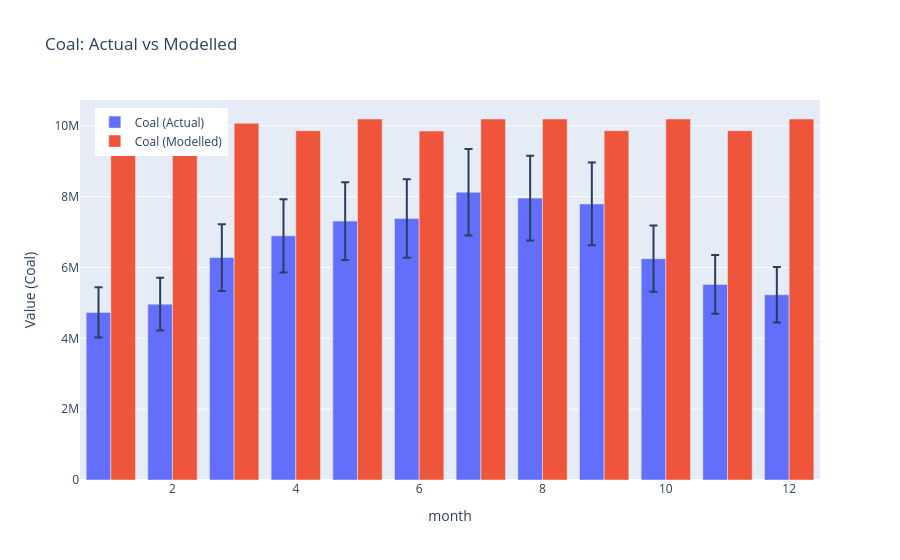
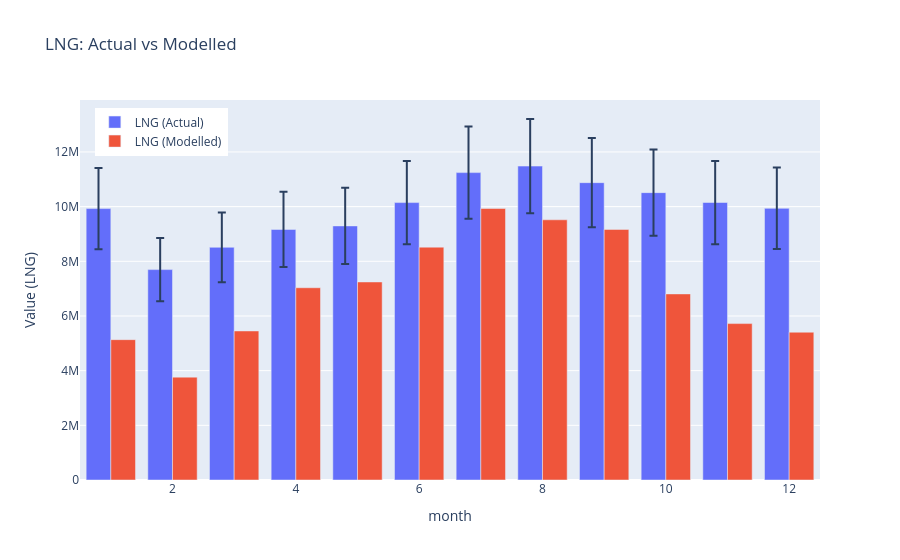

The cell these charts' notebook holds for them, in order:
### Code cell
# List all of your tech names (the prefixes common to _actual and _pypsa cols)
techs = ['Coal', 'LNG', 'Oil', 'Nuclear','Hydro', 'Solar', 'Wind', 'Geothermal', 'Biomass']  # ← adjust to your actual tech list

# Prepare a dict to hold the resulting figures
figs = {}

for tech in techs:
    actual_col = f"{tech}_actual"
    model_col  = f"{tech}_pypsa"
    title      = f"{tech}: Actual vs Modelled"
    
    try:
        fig = plot_monthly_comparison_with_tolerance(
            actual_df=gen_act_monthly,
            pypsa_df=gen_pypsa_monthly,
            month_col='month',
            tech_col=tech,
            tolerance=0.15,
            title=title
        )
        figs[tech] = fig
        fig.show()
    except KeyError as e:
        print(f"⚠️ Skipping {tech!r}: {e}")

### Figure 1 — Plotly figure (JSON) as saved in the notebook; plotly's stock layout.template omitted (floating-point values rounded to 4 significant figures)
{"data": [{"error_y": {"array": [709600.0, 744700.0, 942300.0, 1034000.0, 1097000.0, 1108000.0, 1219000.0, 1194000.0, 1169000.0, 937500.0, 828500.0, 784500.0], "arrayminus": [709600.0, 744700.0, 942300.0, 1034000.0, 1097000.0, 1108000.0, 1219000.0, 1194000.0, 1169000.0, 937500.0, 828500.0, 784500.0], "type": "data"}, "name": "Coal (Actual)", "type": "bar", "x": [1, 2, 3, 4, 5, 6, 7, 8, 9, 10, 11, 12], "y": [4730670, 4964650, 6282013, 6895119, 7310579, 7384344, 8124927, 7958923, 7793911, 6250197, 5523260, 5229718]}, {"name": "Coal (Modelled)", "type": "bar", "x": [1, 2, 3, 4, 5, 6, 7, 8, 9, 10, 11, 12], "y": [10190000.0, 9502000.0, 10070000.0, 9864000.0, 10190000.0, 9852000.0, 10190000.0, 10190000.0, 9864000.0, 10190000.0, 9864000.0, 10190000.0]}], "layout": {"barmode": "group", "legend": {"x": 0.02, "y": 0.98}, "title": {"text": "Coal: Actual vs Modelled"}, "xaxis": {"title": {"text": "month"}}, "yaxis": {"title": {"text": "Value (Coal)"}}}}

### Figure 2 — Plotly figure (JSON) as saved in the notebook; plotly's stock layout.template omitted (floating-point values rounded to 4 significant figures)
{"data": [{"error_y": {"array": [1489000.0, 1155000.0, 1277000.0, 1375000.0, 1394000.0, 1522000.0, 1687000.0, 1723000.0, 1632000.0, 1577000.0, 1523000.0, 1491000.0], "arrayminus": [1489000.0, 1155000.0, 1277000.0, 1375000.0, 1394000.0, 1522000.0, 1687000.0, 1723000.0, 1632000.0, 1577000.0, 1523000.0, 1491000.0], "type": "data"}, "name": "LNG (Actual)", "type": "bar", "x": [1, 2, 3, 4, 5, 6, 7, 8, 9, 10, 11, 12], "y": [9928604, 7696785, 8512239, 9165337, 9294627, 10148023, 11244487, 11483357, 10876853, 10512521, 10151034, 9937026]}, {"name": "LNG (Modelled)", "type": "bar", "x": [1, 2, 3, 4, 5, 6, 7, 8, 9, 10, 11, 12], "y": [5133000.0, 3763000.0, 5452000.0, 7032000.0, 7244000.0, 8517000.0, 9931000.0, 9518000.0, 9166000.0, 6807000.0, 5722000.0, 5406000.0]}], "layout": {"barmode": "group", "legend": {"x": 0.02, "y": 0.98}, "title": {"text": "LNG: Actual vs Modelled"}, "xaxis": {"title": {"text": "month"}}, "yaxis": {"title": {"text": "Value (LNG)"}}}}
